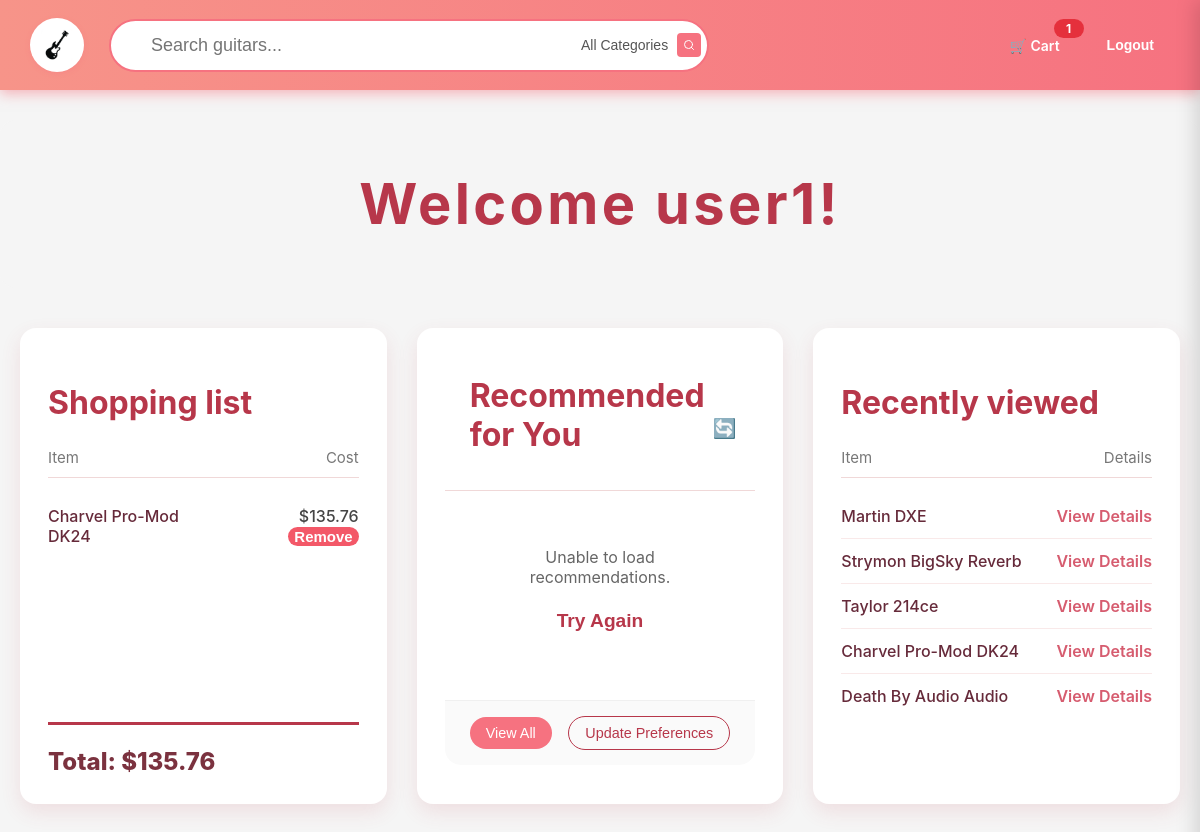
The page / (signed in) on the database its author committed.
### tables this page shows
CREATE TABLE users (
                id INTEGER PRIMARY KEY AUTOINCREMENT,
                username TEXT UNIQUE NOT NULL,
                email TEXT UNIQUE NOT NULL,
                password_hash TEXT NOT NULL,
                created_at TIMESTAMP DEFAULT CURRENT_TIMESTAMP,
                last_login TIMESTAMP
            );

CREATE TABLE cart_items (
            id INTEGER PRIMARY KEY AUTOINCREMENT,
            name TEXT NOT NULL,
            price REAL NOT NULL DEFAULT 0
        , product_id INTEGER, user_id INTEGER, quantity INTEGER DEFAULT 1);

CREATE TABLE products (
            id INTEGER PRIMARY KEY AUTOINCREMENT,
            name TEXT NOT NULL,
            category TEXT NOT NULL,
            price REAL NOT NULL,
            description TEXT,
            image_url TEXT,
            stock INTEGER DEFAULT 0,
            created_at TIMESTAMP DEFAULT CURRENT_TIMESTAMP
        , youtube_links TEXT DEFAULT NULL, skill_level VARCHAR(20), genre_suitability TEXT, instrument_type VARCHAR(20), price_range VARCHAR(20), popularity_score REAL DEFAULT 5.0, rating REAL DEFAULT 3.0);

### app.py (the view)
@app.route('/')
def home():
    db = get_db()
    if current_user.is_authenticated:
        items = db.execute('SELECT id, name, price FROM cart_items WHERE user_id = ? ORDER BY id DESC', (current_user.id,)).fetchall()
        recently_viewed = db.execute('''
            SELECT p.id, p.name, p.price
            FROM recently_viewed rv
            JOIN products p ON rv.product_id = p.id
            WHERE rv.user_id = ?
            ORDER BY rv.viewed_at DESC
            LIMIT 5
        ''', (current_user.id,)).fetchall()
    else:
        items = []  # No cart items for non-authenticated users
        recently_viewed = []  # No recently viewed for non-authenticated users
    total = sum((row['price'] or 0) for row in items)
    return render_template('index.html', cart_items=items, cart_total=total, recently_viewed=recently_viewed)

### app.py (called while the page is built, shortened)
def get_db():
    db = getattr(g, '_db', None)
    if db is None:
        db = g._db = sqlite3.connect(DB_PATH, check_same_thread=False)
        db.row_factory = sqlite3.Row
    return db

def get_categories():
    db = get_db()
    return db.execute('SELECT DISTINCT category FROM products ORDER BY category').fetchall()

@app.context_processor
def inject_globals():
    return {
        'categories': get_categories()
    }

@login_manager.user_loader
def load_user(user_id):
    db = get_db()
    user = db.execute('SELECT * FROM users WHERE id = ?', (user_id,)).fetchone()
    if user:
        return User(user['id'], user['username'], user['email'], user['password_hash'])
    return None

def seed_products():
    db = get_db()
    count = db.execute('SELECT COUNT(*) AS c FROM products').fetchone()['c']

@app.before_request
def setup():
    init_db()
    seed_products()
    update_product_images()

### templates/index.html (shortened to what this page needs)
{% extends "base.html" %}
{% block content %}
    <section class="welcome-section">
        {% if current_user.is_authenticated %}
            <h1>Welcome {{ current_user.username }}!</h1>
        {% else %}
            <h1>Welcome to Guitar Store!</h1>
            <p><a href="{{ url_for('login') }}">Login</a> or <a href="{{ url_for('register') }}">Register</a> to create your shopping list</p>
        {% endif %}
    </section>
    <main class="dashboard">
        <div class="card {% if current_user.is_authenticated %}clickable-card{% endif %}" {% if current_user.is_authenticated %}data-href="{{ url_for('shopping_cart') }}"{% endif %}>
            <h2>Shopping list</h2>
            <div class="card-header">
                <span>Item</span>
                <span>Cost</span>
            </div>
            <div class="card-content">
                {% if current_user.is_authenticated %}
                    {% if cart_items and cart_items|length > 0 %}
                        {% for item in cart_items %}
                        <div class="item-row">
                            <span class="item-name">{{ item.name }}</span>
                            <span>
                                ${{ '%.2f'|format(item.price or 0) }}
                                <form style="display:inline" method="post" action="{{ url_for('remove_item', item_id=item.id) }}">
                                    <button type="submit">Remove</button>
                                </form>
                            </span>
                        </div>
                        {% endfor %}
                    {% else %}
                        <div class="item-row">
                            <span class="item-name">No items yet</span>
                            <span>$0.00</span>
                        </div>
                    {% endif %}
                {% else %}
                    <div class="item-row">
                        <span class="item-name">Please login to view your shopping list</span>
                        <span><a href="{{ url_for('login') }}">Login</a></span>
                    </div>
                {% endif %}
            </div>
            <div class="total-cost">Total: ${{ '%.2f'|format(cart_total or 0) }}</div>
        </div>
        {% if current_user.is_authenticated %}
        <div class="card recommendations-card">
            <div class="card-header">
                <h2>Recommended for You</h2>
                <button class="refresh-btn" onclick="refreshRecommendations()" title="Refresh recommendations">🔄</button>
            </div>
            <div class="recommendations-grid" id="recommendationsGrid" data-max-items="3" style="display: none;">
            </div>
            <div class="recommendation-footer">
                <button class="view-all-btn" onclick="viewAllRecommendations()">View All</button>
                <button class="update-preferences-btn" onclick="updateSurvey()">Update Preferences</button>
            </div>
        </div>
        {% endif %}
        <div class="card">
            <h2>Recently viewed</h2>
            <div class="card-header">
                <span>Item</span>
                <span>Details</span>
            </div>
            <div class="card-content">
                {% if current_user.is_authenticated and recently_viewed %}
                    {% for product in recently_viewed %}
                    <div class="item-row">
                        <span class="item-name">{{ product.name }}</span>
                        <a href="{{ url_for('product_detail', product_id=product.id) }}" class="item-link">View Details</a>
                    </div>
                    {% endfor %}
                {% elif current_user.is_authenticated %}
                    <div class="item-row">
                        <span class="item-name">No recently viewed items</span>
                        <span><a href="{{ url_for('search') }}">Browse Products</a></span>
                    </div>
                {% else %}
                    <div class="item-row">
                        <span class="item-name">Please login to view recently viewed items</span>
                        <span><a href="{{ url_for('login') }}">Login</a></span>
                    </div>
                {% endif %}
            </div>
        </div>
    </main>
{% endblock %}

### static/style.css (style rules this page uses)
body { font-family: -apple-system, BlinkMacSystemFont, 'Segoe UI', Arial, sans-serif; margin: 0; padding: 0; background-color: #f5f5f5; color: #222; }
.recommendations-card { position: relative; min-height: 400px; background: white; border-radius: 16px; box-shadow: 0 8px 20px rgba(196, 63, 86, 0.12); transition: all 0.3s ease; }
.recommendations-card .card-header { display: flex; justify-content: space-between; align-items: center; padding: 20px 25px 15px 25px; border-bottom: 1px solid #f0f0f0; }
.recommendations-card .card-header h2 { margin: 0; color: #333; font-size: 1.3rem; font-weight: 600; }
.refresh-btn { background: none; border: none; cursor: pointer; font-size: 1.2rem; padding: 8px; border-radius: 50%; transition: all 0.3s ease; color: #b7374a; }
.recommendations-grid { display: grid; grid-template-columns: 1fr; gap: 20px; padding: 0 25px 20px 25px; }
.recommendation-footer { display: flex; justify-content: space-between; align-items: center; padding: 15px 25px; border-top: 1px solid #f0f0f0; background: #fafafa; border-radius: 0 0 16px 16px; }
.view-all-btn, .update-preferences-btn { padding: 8px 16px; border: none; border-radius: 20px; font-size: 0.9rem; font-weight: 500; cursor: pointer; transition: all 0.3s ease; }
.view-all-btn { background: #f67280; color: white; }
.update-preferences-btn { background: transparent; color: #b7374a; border: 1px solid #b7374a; }
a { color: #0066cc; text-decoration: none; }
button { cursor: pointer; font-weight: 600; border-radius: 4px; border: none; }
.homepage .welcome-section { padding: 50px 20px; background: #f5f5f5; border-radius: 16px; max-width: 1200px; margin: 30px auto 40px auto; text-align: center; }
.homepage .welcome-section h1 { font-size: 3.5rem; font-weight: 700; color: #b7374a; letter-spacing: 0.06em; margin: 0; }
.homepage .dashboard { display: grid; grid-template-columns: repeat(auto-fit, minmax(340px, 1fr)); gap: 30px; padding: 0 20px 60px; max-width: 1400px; margin: 0 auto 60px; }
.homepage .card { background-color: white; border-radius: 16px; padding: 28px; min-height: 420px; display: flex; flex-direction: column; box-shadow: 0 8px 20px rgba(196, 63, 86, 0.12); transition: box-shadow 0.3s ease, transform 0.3s ease; border: none; }
.homepage .card h2 { font-size: 2rem; margin-bottom: 26px; color: #b7374a; font-weight: 700; }
.homepage .card-header { display: flex; justify-content: space-between; font-size: 15px; color: #777; margin-bottom: 16px; padding-bottom: 10px; border-bottom: 1px solid #f0d8d8; }
.homepage .item-row { display: flex; justify-content: space-between; padding: 12px 0; border-bottom: 1px solid #f9e9e9; font-weight: 500; color: #444; }
.homepage .item-row span:last-child, .homepage .item-row a.item-link { text-align: right; margin-left: auto; }
.homepage .item-row:last-child { border-bottom: none; }
.homepage .item-name { color: #662a3a; }
.homepage .item-link { color: #d65c6f; text-decoration: none; font-weight: 600; transition: color 0.25s ease; }
.homepage .total-cost { margin-top: auto; padding-top: 22px; border-top: 3px solid #b7374a; font-weight: 800; color: #7b323f; font-size: 1.5rem; }
.homepage .card-content { flex: 1; }
.homepage .clickable-card { cursor: pointer; }
.homepage .card form { margin-top: 20px; display: grid; grid-template-columns: 1fr 140px 110px; gap: 12px; }
.homepage .card form button { background: #f35868; color: white; border: none; border-radius: 30px; font-weight: 700; font-size: 15px; cursor: pointer; transition: background 0.4s ease, box-shadow 0.3s ease, transform 0.3s ease; }
* { transition: all 0.25s ease; }
@media (max-width: 1200px) { .dashboard { max-width: 100%; padding: 0 15px 40px; } }
.item-row { transition: background-color 0.2s ease, transform 0.1s ease; }

### rows shown on the page
users: username "user1"
cart_items: name "Charvel Pro-Mod DK24", price "135.76"
products: name "Martin DXE"
products: name "Strymon BigSky Reverb"
products: name "Taylor 214ce"
products: name "Charvel Pro-Mod DK24"
products: name "Death By Audio Audio"

### other values the page prints
{{ cart_items|length }} "1"
{{ '%.2f'|format(cart_total or 0) }} "135.76"
